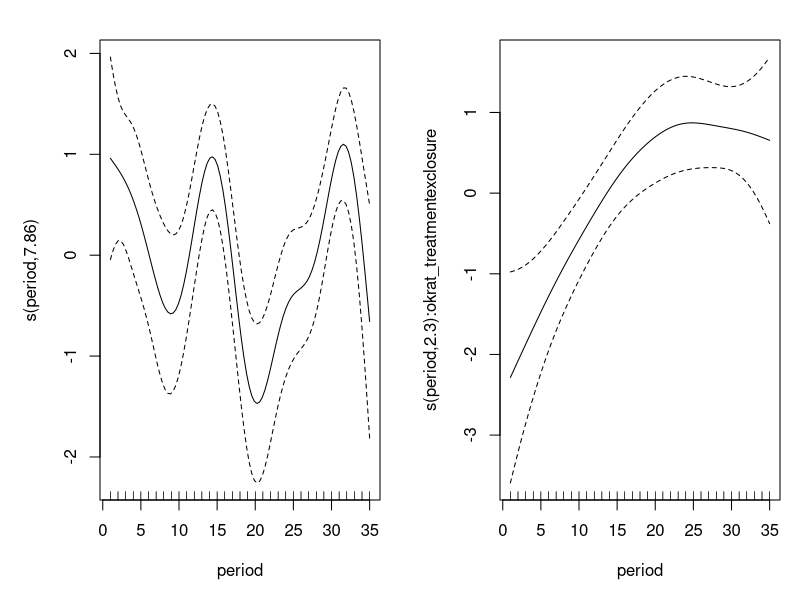
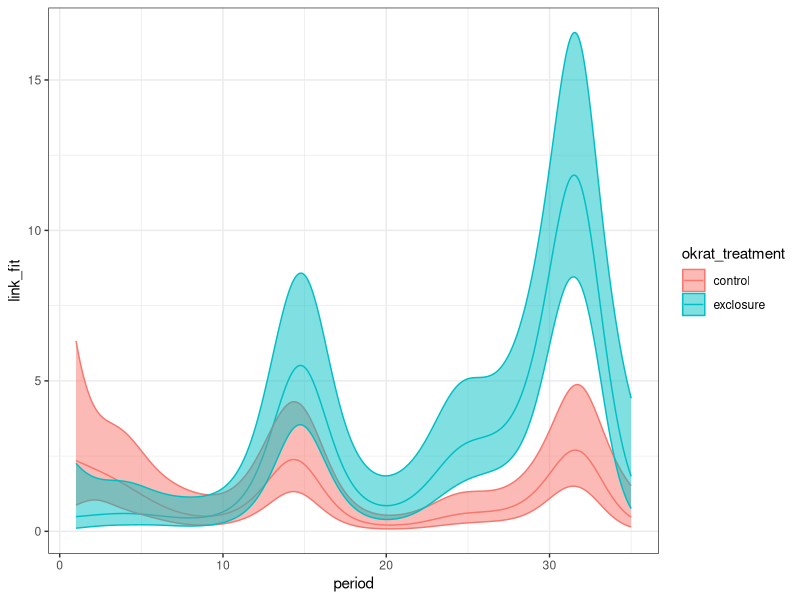
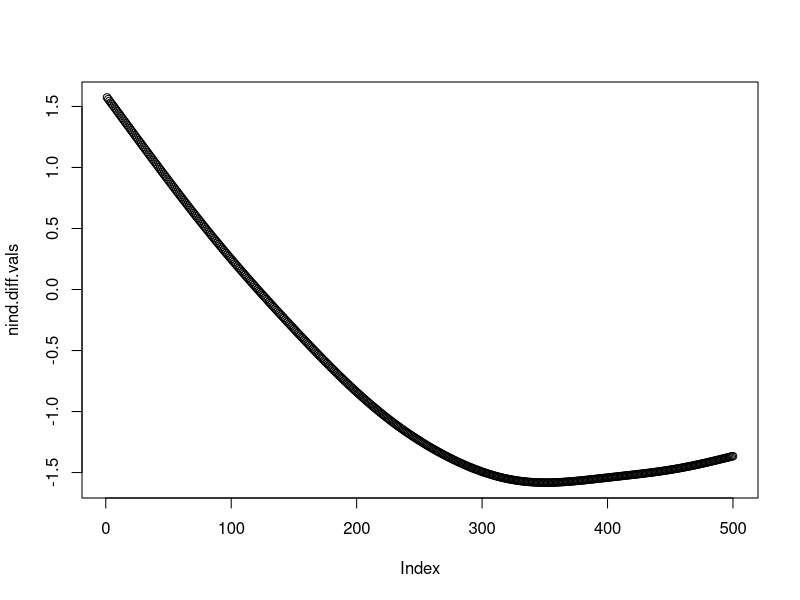
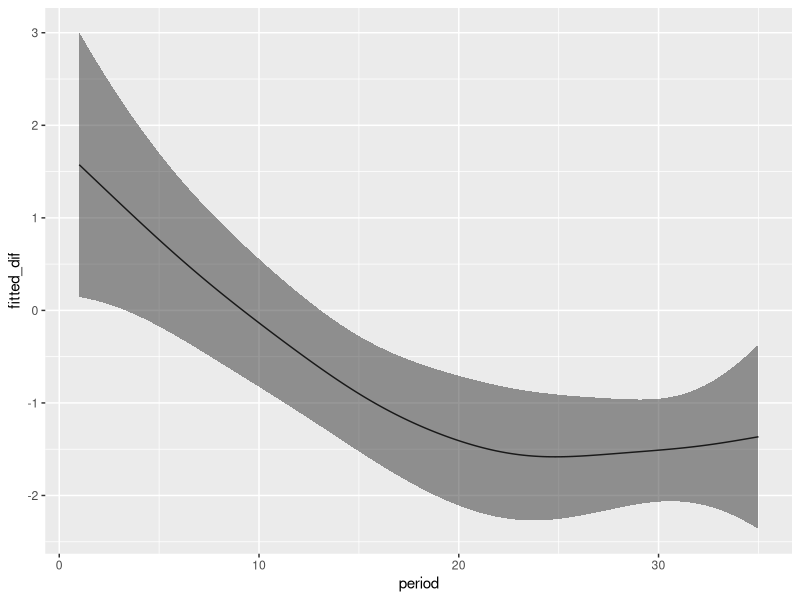
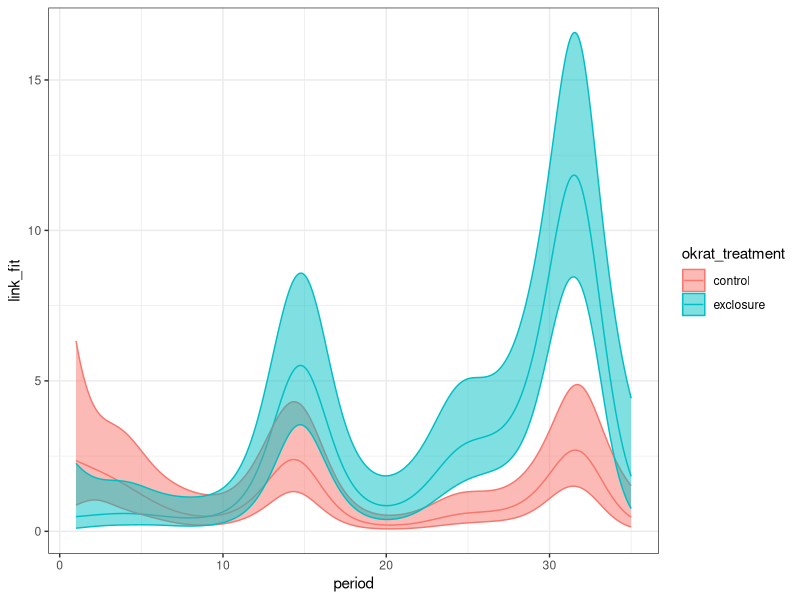

These figures' R source, in order:
library(dplyr)
library(mgcv)
library(ggplot2)

rat_totals <- read.csv(here::here("lore", "1981_competition", "1981_data_statevars.csv"), stringsAsFactors = F)

rat_totals <- rat_totals %>%
  mutate(krat_treatment = ifelse(brown_trtmnt == "dipo_present", "control", "exclosure")) %>%
  mutate(okrat_treatment = ordered(krat_treatment))

sg <- filter(rat_totals, type == "small_granivore")


head(sg)

is.ordered(sg$okrat_treatment)

nind.gam <- gam(nind ~ okrat_treatment + s(period) + s(period, by = okrat_treatment), data = sg, family = poisson, method = "REML")

plot(nind.gam, pages= 1, scale = 0)

pdat <- as.data.frame(expand.grid(period = seq(min(sg$period), max(sg$period), length.out= 500), okrat_treatment = levels(sg$okrat_treatment)))

nind.predicted <- predict(nind.gam, newdata = pdat, type = "lpmatrix")
nind.link <- predict(nind.gam, newdata = pdat, type = "link", se.fit = T)

nind.predicted.vals <- nind.gam$family$linkinv(nind.predicted %*% coefficients(nind.gam))

pdat.pred <- pdat %>%
  mutate(predicted = nind.predicted.vals,
         link = nind.link$fit,
         se_link = nind.link$se.fit) %>%
  mutate(link_fit = nind.gam$family$linkinv(link),
         link_upper = nind.gam$family$linkinv(link + (2 * se_link)),
         link_lower = nind.gam$family$linkinv(link - (2 * se_link)))

ggplot(pdat.pred, aes(period, link_fit, color= okrat_treatment)) +
  geom_line() +
  geom_ribbon(aes(period, ymin = link_lower, ymax =link_upper, fill = okrat_treatment), alpha = .5) +
  theme_bw()



nind.diff.keeppar <- nind.predicted[1:500, ] - nind.predicted[501:1000, ]

nind.diff.vals <- nind.diff.keeppar %*% coef(nind.gam)

plot(nind.diff.vals)

nind.diff.se<- sqrt(rowSums((nind.diff.keeppar %*% vcov(nind.gam, unconditional = FALSE)) * nind.diff.keeppar))
crit <- qnorm(.05/2, lower.tail = FALSE)
upr <- nind.diff.vals + (crit * nind.diff.se)
lwr <- nind.diff.vals - (crit * nind.diff.se)

pdat.diff <- pdat %>%
  select(period) %>%
  distinct()%>%
  mutate(fitted_dif = nind.diff.vals,
         upper= upr,
         lower = lwr)

ggplot(pdat.diff, aes(period, fitted_dif)) +
  geom_line() +
  geom_ribbon(aes(period, ymin = lower, ymax = upper), alpha  = .5)


ggplot(pdat.pred, aes(period, link_fit, color= okrat_treatment)) +
  geom_line() +
  geom_ribbon(aes(period, ymin = link_lower, ymax =link_upper, fill = okrat_treatment), alpha = .5) +
  theme_bw()

